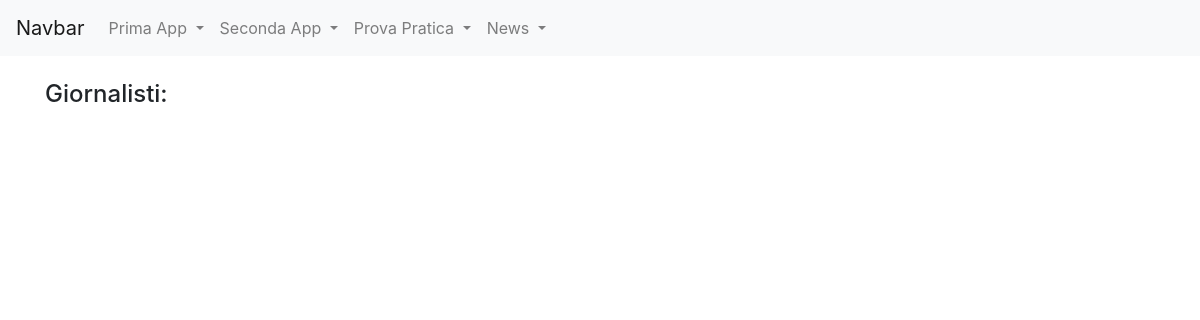
The page /news/lista_giornalisti/ on the database as committed earlier.
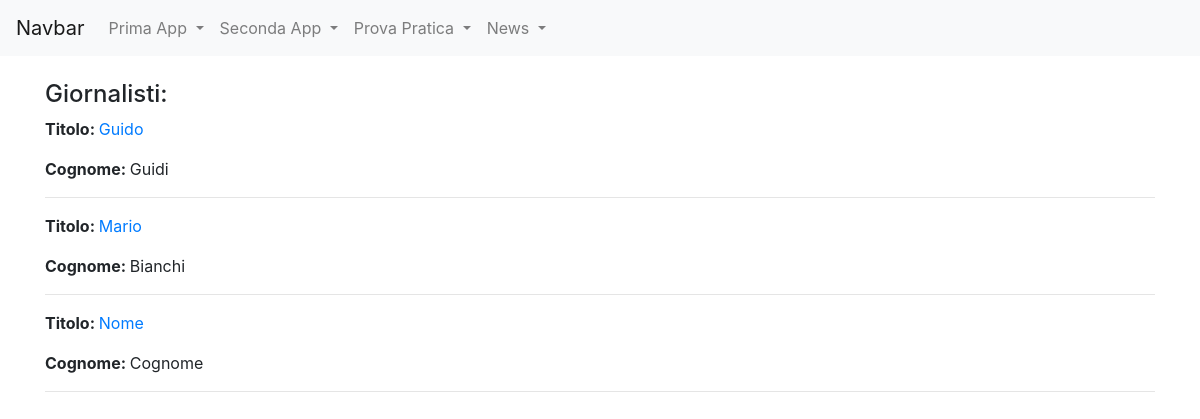
The same page on the database as committed later.
### news/models.py (models this page shows, shortened)
class Giornalista(models.Model):
    nome = models.CharField(max_length=20)
    cognome = models.CharField(max_length=20)

### news/views.py (the view)
# urls.py: path("lista_giornalisti/", GiornalistaListViewCB.as_view(), name="lista_giornalisti"),
class GiornalistaListViewCB(ListView):
    model = Giornalista
    template_name = "lista_giornalisti.html"
    def get_context_data(self, **kwargs):
        context = super().get_context_data(**kwargs)
        context ["giornalisti"] = Giornalista.objects.all()
        return context

### news/templates/lista_giornalisti.html (shortened to what this page needs)
{% extends 'base.html'%}
{%block content%}
<h4>Giornalisti:</h4>
{% for giornalista in giornalisti %}
        <p><strong>Titolo: </strong><a href="/news/giornalisti/{{giornalista.id}}">{{giornalista.nome}}</a></p>
        <p><strong>Cognome: </strong>{{giornalista.cognome}}</p>
        <hr>
    {% endfor %}
{%endblock content%}

Rows that differ between the two databases and show on the page:
added Giornalista: nome "Guido", cognome "Guidi"
added Giornalista: nome "Mario", cognome "Bianchi"
added Giornalista: nome "Nome", cognome "Cognome"
